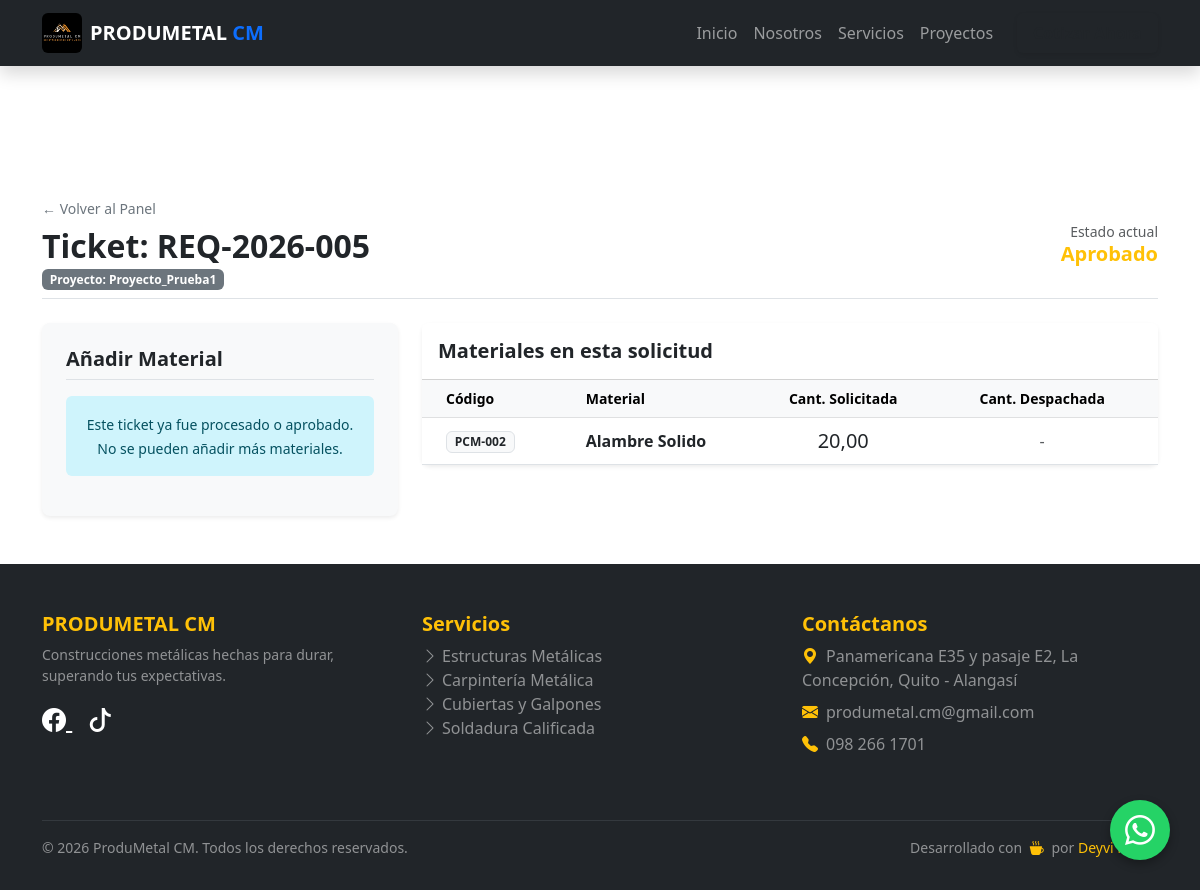
The app's page /erp/ticket/5/materiales/ (signed in) with its own data.
### web/models.py (models this page shows, shortened)
class Requerimiento(models.Model):
    ESTADOS = [
        ('PENDIENTE', 'Pendiente de Aprobación'),
        ('APROBADO', 'Aprobado'),
        ('RECHAZADO', 'Rechazado'),
        ('DESPACHADO', 'Despachado'),
    ]
    folio = models.CharField(max_length=20, unique=True, blank=True, editable=False)
    solicitante = models.ForeignKey(User, on_delete=models.PROTECT, related_name='requerimientos')
    proyecto = models.ForeignKey(Proyecto, on_delete=models.PROTECT)
    fecha_solicitud = models.DateTimeField(auto_now_add=True)
    estado = models.CharField(max_length=20, choices=ESTADOS, default='PENDIENTE')
    observaciones = models.TextField(blank=True)

class Proyecto(models.Model):
    nombre = models.CharField(max_length=200)
    centro_costos = models.CharField(max_length=100, unique=True)
    is_active = models.BooleanField(default=True, help_text="Desmarcar para borrado lógico")
    fecha_creacion = models.DateTimeField(auto_now_add=True)

class DetalleRequerimiento(models.Model):
    requerimiento = models.ForeignKey(Requerimiento, related_name='detalles', on_delete=models.CASCADE)
    material = models.ForeignKey(Material, on_delete=models.PROTECT)
    cantidad_solicitada = models.DecimalField(max_digits=10, decimal_places=2)
    cantidad_despachada = models.DecimalField(max_digits=10, decimal_places=2, default=0.00)

class Material(models.Model):
    TIPO_CATEGORIA = [
        ('MATERIAL', 'Material Estructural / Acero'),
        ('CONSUMIBLE', 'Consumible / Herramienta Menor'),
    ]
    sku = models.CharField(max_length=50, unique=True, verbose_name="Código/SKU")
    nombre = models.CharField(max_length=200)
    tipo = models.CharField(max_length=20, choices=TIPO_CATEGORIA, default='MATERIAL') # <-- NUEVO FILTRO
    descripcion = models.TextField(blank=True, null=True)
    stock_actual = models.DecimalField(max_digits=10, decimal_places=2, default=0.00)
    stock_minimo = models.DecimalField(max_digits=10, decimal_places=2, default=5.00, help_text="Umbral para alertas")
    ubicacion = models.CharField(max_length=100, help_text="Ej. Pasillo A, Estante 3")
    is_active = models.BooleanField(default=True)
    class Meta:
        verbose_name_plural = "Inventario (Materiales y Consumibles)"

### web/views.py (the view)
# urls.py: path('erp/ticket/<int:req_id>/materiales/', views.añadir_materiales, name='añadir_materiales'),
@login_required(login_url='login')
@user_passes_test(es_solicitante, login_url='dashboard_erp')
def añadir_materiales(request, req_id):
    requerimiento = get_object_or_404(Requerimiento, id=req_id, solicitante=request.user)
    detalles = requerimiento.detalles.all()
    if request.method == 'POST':
        form_detalle = DetalleRequerimientoForm(request.POST)
        if form_detalle.is_valid():
            nuevo_detalle = form_detalle.save(commit=False)
            nuevo_detalle.requerimiento = requerimiento
            nuevo_detalle.save()
            messages.success(request, 'Material añadido al ticket.')
            return redirect('añadir_materiales', req_id=requerimiento.id)
    else:
        form_detalle = DetalleRequerimientoForm()
    context = {
        'requerimiento': requerimiento,
        'detalles': detalles,
        'form': form_detalle
    }
    return render(request, 'web/erp/añadir_materiales.html', context)

### web/views.py (called while the page is built)
def es_solicitante(user):
    return user.groups.filter(name='Solicitante').exists() or user.is_superuser

### web/templates/web/erp/añadir_materiales.html (shortened to what this page needs)
{% extends 'web/base.html' %}
{% block content %}
<div class="container py-5" style="margin-top: 80px;">
    <div class="d-flex justify-content-between align-items-center mb-4 pb-2 border-bottom">
        <div>
            <a href="{% url 'dashboard_erp' %}" class="text-decoration-none text-secondary small d-block mb-2">&larr; Volver al Panel</a>
            <h2 class="fw-bold text-dark mb-0">Ticket: {{ requerimiento.folio }}</h2>
            <span class="badge bg-secondary mt-1">Proyecto: {{ requerimiento.proyecto.nombre }}</span>
        </div>
        <div class="text-end">
            <p class="mb-0 text-muted small">Estado actual</p>
            <h5 class="mb-0 fw-bold text-warning">{{ requerimiento.get_estado_display }}</h5>
        </div>
    </div>
    <div class="row g-4">
        <div class="col-lg-4">
            <div class="card shadow-sm border-0 bg-light rounded-3">
                <div class="card-body p-4">
                    <h5 class="fw-bold mb-3 border-bottom pb-2">Añadir Material</h5>
                    {% if requerimiento.estado == 'PENDIENTE' %}
                        <form method="POST">
                            {% csrf_token %}
                            <div class="mb-3">
                                <label class="form-label fw-semibold text-secondary small">Buscar Material en Catálogo</label>
                                {{ form.material }}
                            </div>
                            <div class="mb-4">
                                <label class="form-label fw-semibold text-secondary small">Cantidad Solicitada</label>
                                {{ form.cantidad_solicitada }}
                            </div>
                            <div class="d-grid">
                                <button type="submit" class="btn btn-dark">+ Agregar al Ticket</button>
                            </div>
                        </form>
                    {% else %}
                        <div class="alert alert-info border-0 text-center">
                            <small>Este ticket ya fue procesado o aprobado. No se pueden añadir más materiales.</small>
                        </div>
                    {% endif %}
                </div>
            </div>
        </div>
        <div class="col-lg-8">
            <div class="card shadow-sm border-0 rounded-3">
                <div class="card-header bg-white py-3">
                    <h5 class="fw-bold mb-0">Materiales en esta solicitud</h5>
                </div>
                <div class="card-body p-0">
                    <div class="table-responsive">
                        <table class="table table-hover align-middle mb-0">
                            <thead class="table-light text-muted small">
                                <tr>
                                    <th class="px-4 py-2">Código</th>
                                    <th class="py-2">Material</th>
                                    <th class="py-2 text-center">Cant. Solicitada</th>
                                    <th class="px-4 py-2 text-center">Cant. Despachada</th>
                                </tr>
                            </thead>
                            <tbody>
                                {% for item in detalles %}
                                <tr>
                                    <td class="px-4"><span class="badge bg-light text-dark border">{{ item.material.sku }}</span></td>
                                    <td class="fw-bold">{{ item.material.nombre }}</td>
                                    <td class="text-center fs-5">{{ item.cantidad_solicitada }}</td>
                                    <td class="px-4 text-center">
                                        {% if item.cantidad_despachada > 0 %}
                                            <span class="text-success fw-bold">{{ item.cantidad_despachada }}</span>
                                        {% else %}
                                            <span class="text-muted">-</span>
                                        {% endif %}
                                    </td>
                                </tr>
                                {% empty %}
                                <tr>
                                    <td colspan="4" class="text-center py-5 text-muted">
                                        <p class="mb-0">Aún no has agregado materiales a este ticket.</p>
                                    </td>
                                </tr>
                                {% endfor %}
                            </tbody>
                        </table>
                    </div>
                </div>
            </div>
        </div>
    </div>
</div>
{% endblock %}

### web/static/web/css/estilos.css (style rules this page uses)
body { padding-top: 70px; font-family: 'Segoe UI', Tahoma, Geneva, Verdana, sans-serif; }

### records on screen
Requerimiento: folio "REQ-2026-005", proyecto.nombre "Proyecto_Prueba1", estado "Aprobado"
DetalleRequerimiento: material.sku "PCM-002", material.nombre "Alambre Solido", cantidad_solicitada "20,00"
